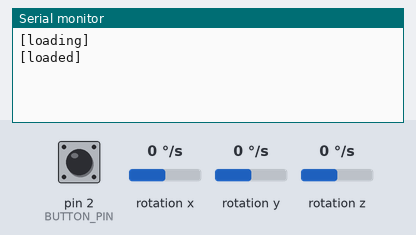
A sketch run on a simulated Arduino Uno, built with avr-gcc and run on an emulated ATmega328P. Shown: the last lines printed to the serial monitor. Wiring (inferred from the names in the program): L3G4200D gyroscope at I2C address 0x69. Inputs (shaded band) come from the test bench; at power-on: pin 2 (BUTTON_PIN) LOW, rotation x 0 °/s, rotation y 0 °/s, rotation z 0 °/s.

Above: at 1.4 s.
1.5 s: pin 2 (BUTTON_PIN) pulled HIGH for 0.15 s
At 2.0 s:
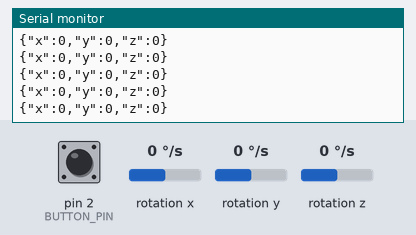
3.1 s: rotation x set to -192 °/s
At 4.0 s:
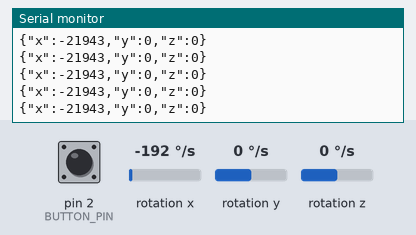
6.1 s: rotation y set to -192 °/s
At 6.6 s:
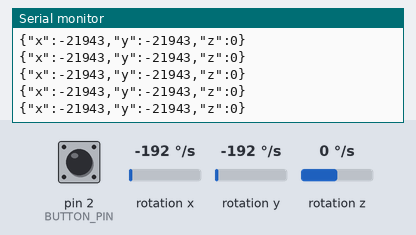
9.1 s: rotation z set to -192 °/s
At 9.6 s:
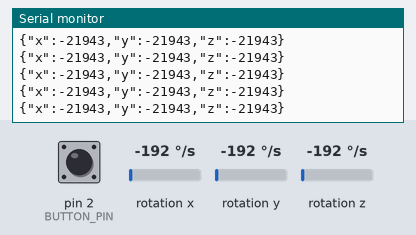
12.1 s: rotation x set to 0 °/s
At 12.6 s:
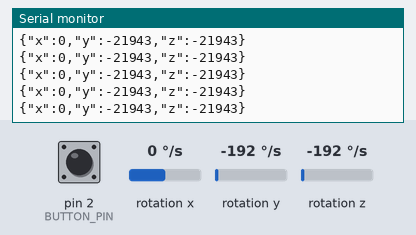
15.1 s: rotation y set to 0 °/s
At 15.8 s:
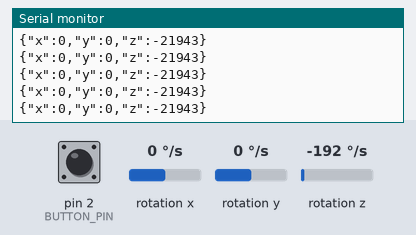
Timing chart, 0 to 18.1 s (numbered marks = the images above; inputs shaded):
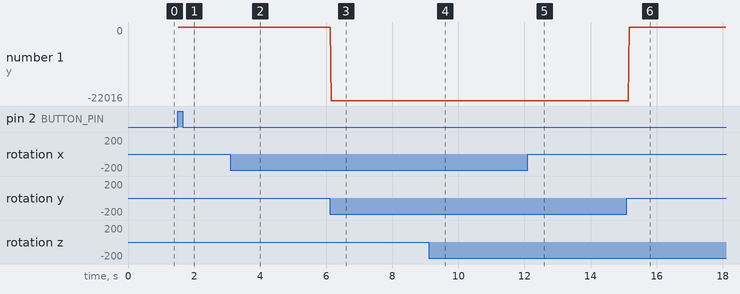

Measured:
- after the input at 1.5 s, the serial monitor: prints a new line at once (image 1)
- after the input at 3.1 s, the serial monitor: prints a new line at once (image 2)
- after the input at 6.1 s, the serial monitor: prints a new line after 0.05 s (image 3)
- after the input at 9.1 s, the serial monitor: prints a new line after 0.05 s (image 4)
- after the input at 12.1 s, the serial monitor: prints a new line after 0.08 s (image 5)
- after the input at 15.1 s, the serial monitor: prints a new line after 0.05 s (image 6)

The sketch:

LaundryAlarmArduino.ino
```cpp
#include <Wire.h>

#define CTRL_REG1 0x20
#define CTRL_REG2 0x21
#define CTRL_REG3 0x22
#define CTRL_REG4 0x23
#define CTRL_REG5 0x24

// I2C address of the L3G4200D.
// Use I2C scanner to find this value!
int L3G4200D_Address = 0x69;
int BUTTON_PIN = 2;

boolean running;

// Delta angles (raw input from gyro)
int x = 0;
int y = 0;
int z = 0;

// Calibration values
int gyroLowX = 0;
int gyroLowY = -250;
int gyroLowZ = -238;
int gyroHighX = 164;
int gyroHighY = 250;
int gyroHighZ = 228;

void setup()
{
  pinMode(BUTTON_PIN, INPUT);

  Wire.begin();
  Serial.begin(9600);

  running = false;

  Serial.println("[loading]");

  setupL3G4200D(250); // Configure L3G4200  - 250, 500 or 2000 deg/sec

  delay(250); // wait for the sensor to be ready

  Serial.println("[loaded]");
}

void loop()
{
  getGyroValues();

  if (Serial.available()) {
    char val = Serial.read();
    if(val == '!') {
      running = false;
    }
  }

  if(digitalRead(BUTTON_PIN) && !running) {
    Serial.println("[start]");
    running = true;
  }

  if(running) {
    sendJson();
  }

  delay(20);
}

void updateAngle()
{
  getGyroValues();
}

void calibrate()
{
  Serial.println("Calibrating gyro, don't move!");
  for(int i = 0; i < 1000; i++) {
    getGyroValues();

    if(x > gyroHighX)
      gyroHighX = x;
    else if(x < gyroLowX)
      gyroLowX = x;

    if(y > gyroHighY)
      gyroHighY = y;
    else if(y < gyroLowY)
      gyroLowY = y;

    if(z > gyroHighZ)
      gyroHighZ = z;
    else if(z < gyroLowZ)
      gyroLowZ = z;

    delay(10);
  }
  Serial.println("Calibration complete.");
}

// Print angles to Serial (for use in Processing, for example)
void sendJson() {
    char json[100];
    sprintf(json, "{\"x\":%d,\"y\":%d,\"z\":%d}", x, y, z);
    Serial.println(json);
}

void getGyroValues() {
  byte xMSB = readRegister(L3G4200D_Address, 0x29);
  byte xLSB = readRegister(L3G4200D_Address, 0x28);
  int tmpX = ((xMSB << 8) | xLSB);
  if(tmpX >= gyroHighX || tmpX <= gyroLowX) {
    x = tmpX;
  } else {
    x = 0;
  }

  byte yMSB = readRegister(L3G4200D_Address, 0x2B);
  byte yLSB = readRegister(L3G4200D_Address, 0x2A);
  int tmpY = ((yMSB << 8) | yLSB);
  if(tmpY >= gyroHighY || tmpY <= gyroLowY) {
    y = tmpY;
  } else {
    y = 0;
  }

  byte zMSB = readRegister(L3G4200D_Address, 0x2D);
  byte zLSB = readRegister(L3G4200D_Address, 0x2C);
  int tmpZ = ((zMSB << 8) | zLSB);
  if(tmpZ >= gyroHighZ || tmpZ <= gyroLowZ) {
    z = tmpZ;
  } else {
    z = 0;
  }
}

int setupL3G4200D(int scale) {
  writeRegister(L3G4200D_Address, CTRL_REG1, 0b00001111);
  writeRegister(L3G4200D_Address, CTRL_REG2, 0b00000000);
  writeRegister(L3G4200D_Address, CTRL_REG3, 0b00001000);

  if(scale == 250) {
    writeRegister(L3G4200D_Address, CTRL_REG4, 0b00000000);
  } else if(scale == 500) {
    writeRegister(L3G4200D_Address, CTRL_REG4, 0b00010000);
  } else {
    writeRegister(L3G4200D_Address, CTRL_REG4, 0b00110000);
  }

  writeRegister(L3G4200D_Address, CTRL_REG5, 0b00000000);
}

void writeRegister(int deviceAddress, byte address, byte val)
{
    Wire.beginTransmission(deviceAddress); // start transmission to device
    Wire.write(address);       // send register address
    Wire.write(val);         // send value to write
    Wire.endTransmission();     // end transmission
}

int readRegister(int deviceAddress, byte address)
{
    int v;
    Wire.beginTransmission(deviceAddress);
    Wire.write(address); // register to read
    Wire.endTransmission();

    Wire.requestFrom(deviceAddress, 1); // read a byte

    while(!Wire.available()) {
        // waiting
    }
    v = Wire.read();
    return v;
}
```
